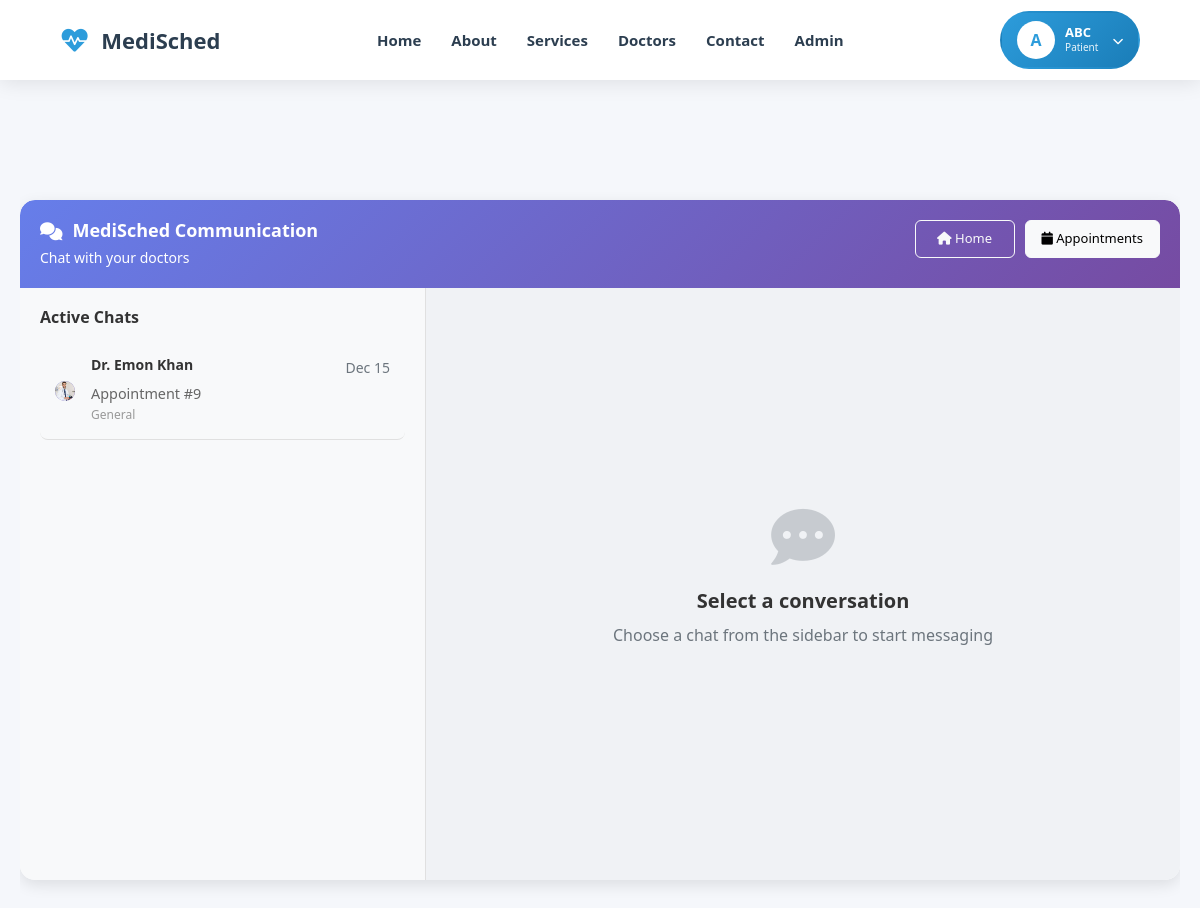
/communication/ (signed in), run on the app's committed database.
### users/models.py (models this page shows, shortened)
class CustomUser(AbstractUser):
    ROLE_PATIENT = 'patient'
    ROLE_DOCTOR = 'doctor'
    ROLE_CHOICES = [
        (ROLE_PATIENT, 'Patient'),
        (ROLE_DOCTOR, 'Doctor'),
    ]
    role = models.CharField(max_length=10, choices=ROLE_CHOICES, default=ROLE_PATIENT)
    phone = models.CharField(max_length=20, blank=True)
    location = models.CharField(max_length=150, blank=True)
    def is_doctor(self):
        return self.role == self.ROLE_DOCTOR

### communication/models.py (models this page shows, shortened)
class Conversation(models.Model):
    appointment = models.OneToOneField(Appointment, on_delete=models.CASCADE, related_name='conversation')
    patient = models.ForeignKey(settings.AUTH_USER_MODEL, on_delete=models.CASCADE, related_name='patient_conversations')
    doctor = models.ForeignKey(Doctor, on_delete=models.CASCADE, related_name='doctor_conversations')
    is_active = models.BooleanField(default=True)
    created_at = models.DateTimeField(auto_now_add=True)
    updated_at = models.DateTimeField(auto_now=True)
    class Meta:
        ordering = ['-updated_at']

### doctor/models.py (models this page shows, shortened)
class Doctor(models.Model):
    user = models.OneToOneField(CustomUser, on_delete=models.CASCADE, related_name='doctor_profile')
    about = models.TextField(blank=True, null=True)
    bmdc_number = models.CharField(max_length=255, blank=True, null=True)
    qualification = models.CharField(max_length=255, blank=True, null=True)
    total_experience = models.PositiveIntegerField(default=0)  # Only non-negative numbers
    working_hours = models.JSONField(blank=True, null=True)  # e.g., {"Mon": "9-5", "Tue": "10-4"}
    profile_image = models.ImageField(upload_to='doctor_profiles/', blank=True, null=True)
    is_verified = models.BooleanField(default=False)
    rating = models.DecimalField(max_digits=3, decimal_places=2, default=0.0, blank=True, null=True)
    total_reviews = models.PositiveIntegerField(default=0)
    division = models.ForeignKey(Division, on_delete=models.SET_NULL, null=True, blank=True)
    district = models.ForeignKey(District, on_delete=models.SET_NULL, null=True, blank=True)
    upazila = models.ForeignKey(Upazila, on_delete=models.SET_NULL, null=True, blank=True)
    departments = models.ManyToManyField(Department, through='DoctorSpecializationDepartment', blank=True)
    symptoms = models.ManyToManyField(Symptom, through='DoctorSpecializationSymptom', blank=True)

### appointment/models.py (models this page shows, shortened)
class Appointment(models.Model):
    APPOINTMENT_STATUS = (
        ('pending', 'Pending'),
        ('confirmed', 'Confirmed'),
        ('completed', 'Completed'),
        ('cancelled', 'Cancelled'),
    )
    PAYMENT_STATUS = (
        ('pending', 'Pending'),
        ('paid', 'Paid'),
        ('failed', 'Failed'),
        ('refunded', 'Refunded'),
    )
    PAYMENT_METHODS = (
        ('bkash', 'bKash'),
        ('nagad', 'Nagad'),
        ('card', 'Card'),
        ('mobile_banking', 'Mobile Banking'),
    )
    CONSULTATION_TYPES = (
        ('instant', 'Instant Video Consultation'),
        ('scheduled', 'Scheduled Appointment'),
    )
    patient = models.ForeignKey(settings.AUTH_USER_MODEL, on_delete=models.CASCADE, related_name='appointments')
    doctor = models.ForeignKey(Doctor, on_delete=models.CASCADE, related_name='appointments')
    patient_phone = models.CharField(max_length=15)
    patient_name = models.CharField(max_length=100, blank=True)
    patient_age = models.PositiveIntegerField(null=True, blank=True)
    patient_gender = models.CharField(max_length=10, choices=[('male', 'Male'), ('female', 'Female'), ('other', 'Other')], blank=True)
    appointment_type = models.CharField(max_length=20, choices=CONSULTATION_TYPES, default='scheduled')
    consultation_type = models.CharField(max_length=20, choices=[('general', 'General'), ('special', 'Special')])
    appointment_date = models.DateTimeField(null=True, blank=True)
    preferred_time = models.CharField(max_length=50, blank=True)
    completed_at = models.DateTimeField(null=True, blank=True, verbose_name='Marked as completed on')
    completed_by_doctor = models.BooleanField(default=False, verbose_name='Marked as completed by doctor')
    cancellation_reason = models.TextField(blank=True, verbose_name='Reason for cancellation')
    cancelled_at = models.DateTimeField(null=True, blank=True)
    actual_start_time = models.DateTimeField(null=True, blank=True, verbose_name='Actual consultation start time')
    actual_end_time = models.DateTimeField(null=True, blank=True, verbose_name='Actual consultation end time')
    consultation_duration = models.PositiveIntegerField(default=0, verbose_name='Consultation duration (minutes)')
    doctor_notes = models.TextField(blank=True, verbose_name='Doctor notes after consultation')
    follow_up_required = models.BooleanField(default=False)
    follow_up_date = models.DateTimeField(null=True, blank=True)
    follow_up_notes = models.TextField(blank=True)
    consultation_fee = models.DecimalField(max_digits=10, decimal_places=2, default=0)
    vat_amount = models.DecimalField(max_digits=10, decimal_places=2, default=0)
    platform_fee = models.DecimalField(max_digits=10, decimal_places=2, default=29.00)
    total_amount = models.DecimalField(max_digits=10, decimal_places=2, default=0)
    payment_method = models.CharField(max_length=20, choices=PAYMENT_METHODS, blank=True, null=True)
    payment_status = models.CharField(max_length=20, choices=PAYMENT_STATUS, default='pending')
    transaction_id = models.CharField(max_length=100, blank=True, unique=True)  # Make unique
    status = models.CharField(max_length=20, choices=APPOINTMENT_STATUS, default='pending')
    symptoms = models.TextField(blank=True)
    previous_prescriptions = models.FileField(upload_to='prescriptions/', blank=True, null=True)
    patient_test_reports = models.FileField(upload_to='test_reports/', blank=True, null=True, verbose_name='Test Reports')
    created_at = models.DateTimeField(auto_now_add=True)
    updated_at = models.DateTimeField(auto_now=True)

### communication/views.py (the view)
# urls.py: path('', views.chat_home, name='chat_home'),
@login_required
def chat_home(request):
    if request.user.is_doctor():
        conversations = Conversation.objects.filter(
            doctor=request.user.doctor_profile,
            is_active=True
        ).select_related('patient', 'appointment')
    else:
        conversations = Conversation.objects.filter(
            patient=request.user,
            is_active=True
        ).select_related('doctor', 'doctor__user', 'appointment')
    context = {
        'conversations': conversations,
    }
    return render(request, 'communication/chat_home.html', context)

### communication/templates/communication/chat_home.html (shortened to what this page needs)
{% extends 'base.html' %}
{% block extra_css %}
<link href="https://cdn.jsdelivr.net/npm/bootstrap@5.1.3/dist/css/bootstrap.min.css" rel="stylesheet">
<link rel="stylesheet" href="https://cdnjs.cloudflare.com/ajax/libs/font-awesome/6.0.0/css/all.min.css">
{% endblock %}
{% block content %}
<div id="main-scroll-container">
    <div class="chat-container">
        <div class="chat-header">
            <div class="chat-header-top">
                <div>
                    <h4><i class="fas fa-comments"></i> MediSched Communication</h4>
                    <p>Chat with your {% if user.role == 'doctor' %}patients{% else %}doctors{% endif %}</p>
                </div>
                <div class="chat-header-buttons">
                    <a href="{% url 'home:index' %}" class="btn btn-outline-light">
                        <i class="fas fa-home"></i> Home
                    </a>
                    <a href="{% url 'appointment:list' %}" class="btn btn-light">
                        <i class="fas fa-calendar"></i> Appointments
                    </a>
                </div>
            </div>
        </div>
        <div class="content-row">
            <div class="sidebar">
                <div class="sidebar-inner">
                    <h5>Active Chats</h5>
                    {% if conversations %}
                        {% for conversation in conversations %}
                        <a href="{% url 'communication:chat_detail' conversation.appointment.id %}"
                           class="text-decoration-none">
                            <div class="chat-item {% if request.resolver_match.kwargs.appointment_id == conversation.appointment.id %}active{% endif %}">
                                <div class="d-flex align-items-center">
                                    <div class="chat-avatar me-3">
                                        {% if user.role == 'doctor' %}
                                            {% if conversation.patient.profile_image %}
                                                <img src="{{ conversation.patient.profile_image.url }}" alt="{{ conversation.patient.username }}">
                                            {% else %}
                                                <i class="fas fa-user"></i>
                                            {% endif %}
                                        {% else %}
                                            {% if conversation.doctor.profile_image %}
                                                <img src="{{ conversation.doctor.profile_image.url }}" alt="Dr. {{ conversation.doctor.user.username }}">
                                            {% else %}
                                                <i class="fas fa-user-md"></i>
                                            {% endif %}
                                        {% endif %}
                                    </div>
                                    <div class="chat-info flex-grow-1">
                                        <div class="d-flex justify-content-between align-items-start">
                                            <h6>
                                                {% if user.role == 'doctor' %}
                                                    {{ conversation.patient.get_full_name|default:conversation.patient.username }}
                                                {% else %}
                                                    Dr. {{ conversation.doctor.user.get_full_name|default:conversation.doctor.user.username }}
                                                {% endif %}
                                            </h6>
                                            <span class="text-muted small ms-2">
                                                {{ conversation.updated_at|date:"M d" }}
                                            </span>
                                        </div>
                                        <p class="mb-0">
                                            Appointment #{{ conversation.appointment.id }}
                                        </p>
                                        <p class="mb-0 small">
                                            {{ conversation.appointment.get_consultation_type_display }}
                                        </p>
                                    </div>
                                </div>
                            </div>
                        </a>
                        {% endfor %}
                    {% endif %}
                </div>
            </div>
            <div class="main-content-area">
                {% block chat_content %}
                <div class="main-content">
                    <div class="empty-state">
                        <i class="fas fa-comment-dots"></i>
                        <h4>Select a conversation</h4>
                        <p>Choose a chat from the sidebar to start messaging</p>
                    </div>
                </div>
                {% endblock %}
            </div>
        </div>
    </div>
</div>
{% endblock %}

### home/templates/base.html (shortened to what this page needs)
{% load static %}
<!DOCTYPE html>
<html lang="en">
<head>
    <link href="https://cdnjs.cloudflare.com/ajax/libs/font-awesome/6.4.0/css/all.min.css" rel="stylesheet">
    <link rel="stylesheet" href="{% static 'home/css/style.css' %}">
    {% block extra_css %}{% endblock %}
</head>
<body>
    <nav class="navbar" id="navbar">
        <a href="{% url 'home:index' %}" class="logo">
            <i class="fas fa-heartbeat"></i>
            <span>MediSched</span>
        </a>
        <ul class="nav-menu" id="navMenu">
            <li><a href="{% url 'home:index' %}#home">Home</a></li>
            <li><a href="{% url 'home:index' %}#about">About</a></li>
            <li><a href="{% url 'home:index' %}#services">Services</a></li>
            <li><a href="{% url 'home:all_doctors' %}">Doctors</a></li>
            <li><a href="{% url 'home:index' %}#contact">Contact</a></li>
            <li><a href="/adminapp/">Admin</a></li>
        </ul>
        <div class="nav-buttons">
            {% if user.is_authenticated %}
                <div class="profile-dropdown" id="profileDropdown">
                    <div class="profile-trigger" onclick="toggleDropdown()">
                        <div class="profile-avatar">
                            {{ user.first_name.0|default:user.username.0|upper }}
                        </div>
                        <div class="profile-info">
                            <span class="profile-name">
                                {{ user.first_name|default:user.username|truncatechars:15 }}
                            </span>
                            <span class="profile-role">{{ user.role }}</span>
                        </div>
                        <i class="fas fa-chevron-down profile-arrow"></i>
                    </div>
                </div>
            {% endif %}
        </div>
    </nav>
    <main id="mainContent">
        {% block content %}
        {% endblock %}
    </main>
</body>
</html>

### data on the page
CustomUser: first_name.0 "A", first_name "ABC", role "Patient"
Conversation: doctor.profile_image (picture), doctor.user.get_full_name "Emon Khan", updated_at "Dec 15", appointment.id "9", appointment.consultation_type "General"
